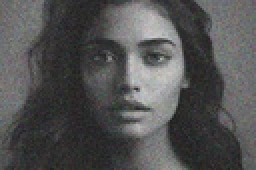
%> input picture testPics/noisy_image_gaussian.jpg, 128 x 85 px, shrunk from 1168 x 778 before the run (shown 2 times larger)
$ octave Mag_Color_Snake.m   (GNU Octave 9; MATLAB toolbox functions it lacks are replaced by stand-ins)
%> lines starting %> are read from the running program, lines starting %| are printed output that depends on the picture
### MATLAB_Program/bilinear_interpolat2.m

% function I_out=bilinear_interpolat2(I_in,N,D)
function I_out=bilinear_interpolat2(I_in,N)
%%% 子函数: bilinear_interpolat2()采用双线形插值实现图像放大
%%% 参数说明：
%%% I_in   - 输入待放大图像
%%% N      - 放大系数
%%% I_out  - 返回的放大图像

[nrow,ncol]=size(I_in);
I_out=zeros(N*(nrow-1)+1,N*(ncol-1)+1);
for ii=1:N+1
   for jj=1:N+1
       B1(ii,jj)=(1-(ii-1)/N)*(1-(jj-1)/N); B2(ii,jj)=(1-(ii-1)/N)*(jj-1)/N;
       B3(ii,jj)=((ii-1)/N)*((jj-1)/N); B4(ii,jj)=((ii-1)/N)*(1-(jj-1)/N);
   end
end

for i=1:nrow-1
   for j=1:ncol-1
      for ii=1:N+1
         for jj=1:N+1
             I_out((i-1)*N+ii,(j-1)*N+jj)=I_in(i,j)*B1(ii,jj)+I_in(i,j+1)*B2(ii,jj)+...
                       I_in(i+1,j+1)*B3(ii,jj)+I_in(i+1,j)*B4(ii,jj);
         end
      end
   end
end
% I_out(N*(nrow-1)+1,N*(ncol-1)+1)=I_in(nrow,ncol);

### MATLAB_Program/Mag_Color_Snake.m
%% This program implement color image magnification by using bilinear
%% interpolation ( call bilinear_interpolat2()) or bi_quadric
%% interpolation ( call mag_bic_new()), then use the color snake model
%% to do the post_processing for remove the edge blurring and sawtooth
%% effects

clear all;
close all;
clc;
Img = imread('noisy_image_gaussian.jpg');
%> Img is the input picture: size 85x128x3 uint8; mean R, G, B 82.7, 82.6, 82.7
figure(1);
imshow(uint8(Img));

[ny, nx] = size(Img(:,:,1));
%> ny = 85; nx = 128
N=4; %magnification factor

%% Magnify image by using bilinear interpolation
Mag_Img(:,:,1) = bilinear_interpolat2(Img(:,:,1),N);
Mag_Img(:,:,2) = bilinear_interpolat2(Img(:,:,2),N);
Mag_Img(:,:,3) = bilinear_interpolat2(Img(:,:,3),N);

%% Magnify image by using bi_quadric interpolation
% Mag_Img(:,:,1) = biquad_interpolat(Img(:,:,1),N); %mag_biquadrate(Img(:,:,1),N);
% Mag_Img(:,:,2) = biquad_interpolat(Img(:,:,2),N);
% Mag_Img(:,:,3) = biquad_interpolat(Img(:,:,3),N);

Diff_Image = Mag_Img;
figure(2);imshow(uint8(Diff_Image));
%> after `imshow(uint8(Diff_Image))`:
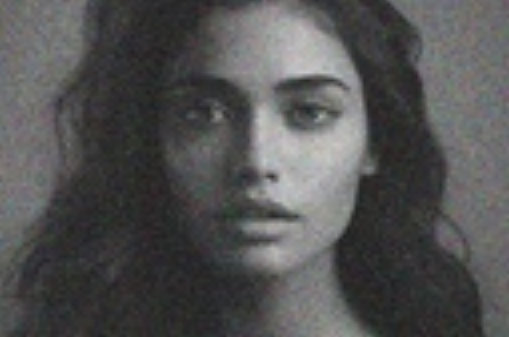
%> displayed picture: size 337x509x3, on the screen's scale of 0 to 255; mean R, G, B 82.9, 82.8, 82.9; mean of the top-left, top-right, bottom-left and bottom-right quarters 77, 109.5, 57.4, 87.5

[nrow, ncol] = size(Mag_Img(:,:,1) );
%> nrow = 337; ncol = 509
lambda=sqrt(2)-1;
timestep=0.05;
%> (the run ends here)
